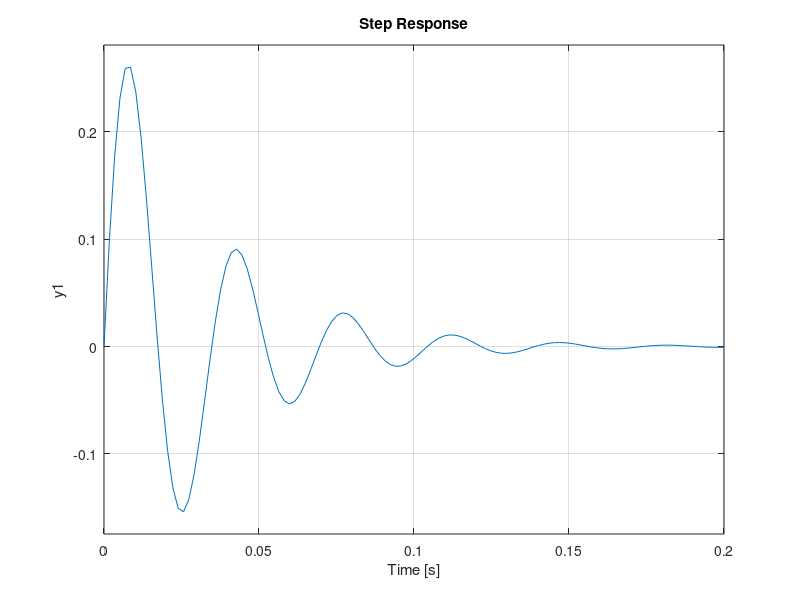

This figure's MATLAB source: (Note: this script raises an error after producing the figure.)
%%System Constants%%
k = 550;
lambda = 1;
I = 0.016363148;
r = .050;
m = .01;

%%State Space Model Matrices%%
A = [0,1;-(k/I) -(lambda/I)];
B = [0;1/(I)];
C = [0 1];
D = [0:0];

ssmodel = ss(A,B,C,D);

figure(1);
step(ssmodel);
figure(2);
h = bodeplot(ssmodel);
% Change units to Hz and make phase plot invisible
setoptions(h,'FreqUnits','Hz','PhaseVisible','off');

t = [0:.001:.25];
u = [zeros(50,1)' ones(50,1)' zeros(50,1)' ones(50,1)' zeros(50,1)' 0];

figure(3);
lsim(ssmodel,u,t);

clear all;